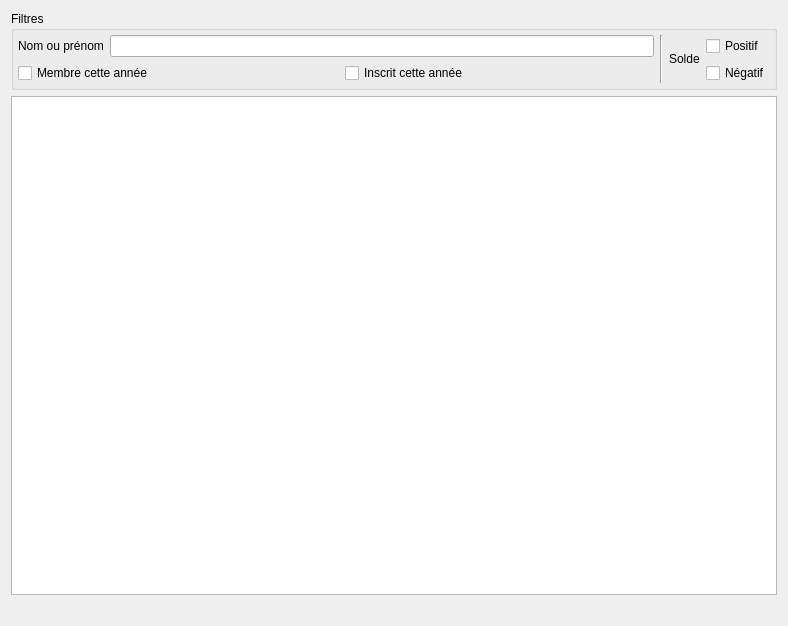
<?xml version="1.0" encoding="UTF-8"?>
<ui version="4.0">
 <class>gui::DiverSearch</class>
 <widget class="QWidget" name="gui::DiverSearch">
  <property name="geometry">
   <rect>
    <x>0</x>
    <y>0</y>
    <width>788</width>
    <height>626</height>
   </rect>
  </property>
  <property name="windowTitle">
   <string>Form</string>
  </property>
  <layout class="QGridLayout" name="gridLayout">
   <item row="1" column="0">
    <widget class="QTableView" name="tableView">
     <property name="selectionMode">
      <enum>QAbstractItemView::ContiguousSelection</enum>
     </property>
     <property name="selectionBehavior">
      <enum>QAbstractItemView::SelectRows</enum>
     </property>
     <attribute name="horizontalHeaderCascadingSectionResizes">
      <bool>true</bool>
     </attribute>
     <attribute name="horizontalHeaderStretchLastSection">
      <bool>true</bool>
     </attribute>
     <attribute name="verticalHeaderCascadingSectionResizes">
      <bool>false</bool>
     </attribute>
    </widget>
   </item>
   <item row="0" column="0">
    <widget class="QGroupBox" name="gb_filter">
     <property name="minimumSize">
      <size>
       <width>0</width>
       <height>50</height>
      </size>
     </property>
     <property name="title">
      <string>Filtres</string>
     </property>
     <layout class="QGridLayout" name="gridLayout_3">
      <property name="leftMargin">
       <number>4</number>
      </property>
      <property name="topMargin">
       <number>4</number>
      </property>
      <property name="rightMargin">
       <number>4</number>
      </property>
      <property name="bottomMargin">
       <number>4</number>
      </property>
      <item row="0" column="3" rowspan="2">
       <layout class="QGridLayout" name="glay_balance">
        <item row="0" column="2" rowspan="2">
         <widget class="QLabel" name="lbl_disp_balance">
          <property name="sizePolicy">
           <sizepolicy hsizetype="Maximum" vsizetype="Preferred">
            <horstretch>0</horstretch>
            <verstretch>0</verstretch>
           </sizepolicy>
          </property>
          <property name="text">
           <string>Solde</string>
          </property>
         </widget>
        </item>
        <item row="0" column="0">
         <layout class="QHBoxLayout" name="hlay_name">
          <item>
           <widget class="QLabel" name="lbl_disp_name">
            <property name="text">
             <string>Nom ou prénom</string>
            </property>
           </widget>
          </item>
          <item>
           <widget class="QLineEdit" name="le_name">
            <property name="sizePolicy">
             <sizepolicy hsizetype="Expanding" vsizetype="Fixed">
              <horstretch>0</horstretch>
              <verstretch>0</verstretch>
             </sizepolicy>
            </property>
           </widget>
          </item>
         </layout>
        </item>
        <item row="0" column="3">
         <widget class="QCheckBox" name="cb_positive_balance">
          <property name="sizePolicy">
           <sizepolicy hsizetype="Maximum" vsizetype="Fixed">
            <horstretch>0</horstretch>
            <verstretch>0</verstretch>
           </sizepolicy>
          </property>
          <property name="text">
           <string>Positif</string>
          </property>
          <property name="autoExclusive">
           <bool>false</bool>
          </property>
         </widget>
        </item>
        <item row="1" column="3">
         <widget class="QCheckBox" name="cb_negative_balance">
          <property name="text">
           <string>Négatif</string>
          </property>
          <property name="autoExclusive">
           <bool>false</bool>
          </property>
         </widget>
        </item>
        <item row="0" column="1" rowspan="2">
         <widget class="Line" name="line">
          <property name="orientation">
           <enum>Qt::Vertical</enum>
          </property>
         </widget>
        </item>
        <item row="1" column="0">
         <layout class="QHBoxLayout" name="hlay_filter">
          <item>
           <widget class="ReversedTristateCheckBox" name="cb_member">
            <property name="sizePolicy">
             <sizepolicy hsizetype="Maximum" vsizetype="Fixed">
              <horstretch>0</horstretch>
              <verstretch>0</verstretch>
             </sizepolicy>
            </property>
            <property name="text">
             <string>Membre cette année</string>
            </property>
            <property name="tristate">
             <bool>true</bool>
            </property>
           </widget>
          </item>
          <item>
           <widget class="QLabel" name="lbl_member_state">
            <property name="text">
             <string/>
            </property>
           </widget>
          </item>
          <item>
           <widget class="ReversedTristateCheckBox" name="cb_registered">
            <property name="sizePolicy">
             <sizepolicy hsizetype="Maximum" vsizetype="Fixed">
              <horstretch>0</horstretch>
              <verstretch>0</verstretch>
             </sizepolicy>
            </property>
            <property name="text">
             <string>Inscrit cette année</string>
            </property>
            <property name="tristate">
             <bool>true</bool>
            </property>
           </widget>
          </item>
          <item>
           <widget class="QLabel" name="lbl_registered_state">
            <property name="text">
             <string/>
            </property>
           </widget>
          </item>
         </layout>
        </item>
       </layout>
      </item>
     </layout>
    </widget>
   </item>
   <item row="2" column="0">
    <widget class="StatusLabel" name="lbl_status">
     <property name="text">
      <string/>
     </property>
    </widget>
   </item>
  </layout>
 </widget>
 <customwidgets>
  <customwidget>
   <class>ReversedTristateCheckBox</class>
   <extends>QCheckBox</extends>
   <header>Gui/CustomCheckBoxes.hpp</header>
  </customwidget>
  <customwidget>
   <class>StatusLabel</class>
   <extends>QLabel</extends>
   <header>Gui/GuiUtils.hpp</header>
  </customwidget>
 </customwidgets>
 <resources/>
 <connections/>
</ui>
